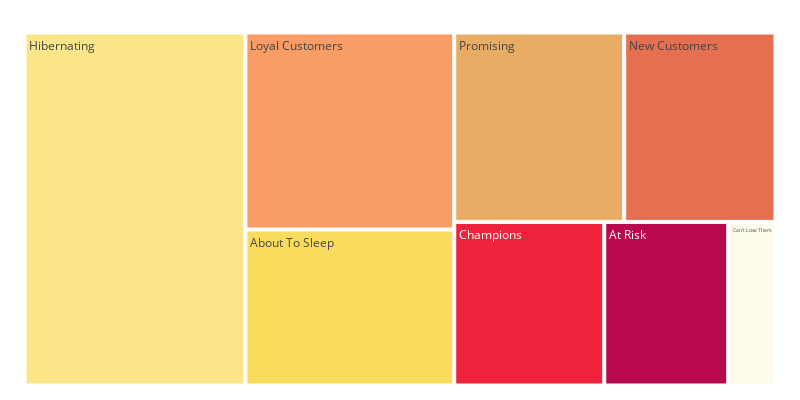

Source (notebook cell):
### Markdown cell above
<div class="alert alert-warning">
<b>Insight 7. </b><br>
<br>
• 核心顧客(Champions、Loyal Customers、Potential Loyalists)：近期剛買完且消費頻率屬中上，針對高活躍的核心顧客，建議可以根據常買的商品推出「定期購服務」，或是「個性化推薦」的訊息作為互動方式。<br>
• 新顧客(New Customers)：因為消費者最近剛完成購買，短時間內不一定會有回購需求，為了提升新客的黏著度變成核心客群，可以在策略上以「建立與顧客的接觸點」，讓客人可以透過社群接收到產品資訊、會員活動等。<br>
• 久沒來的老顧客(Can't Lose Them)：曾經消費頻率高的顧客，但已經有段時間沒來消費了，這群客人的溝通成本較低，可以利用補貨提醒的方式搭配相關折價券，觀察回購成果，因為不希望讓他們變成流失客群，後續可以針對沒回購的客人了解不回購的原因。<br>
• 冬眠(流失)的顧客(Hibernating)：距上次消費間隔已久且消費頻率最低，可視為「一次性消費者」。可以先了解顧客在過往購物體驗上是否遇到不滿的狀況，建議提供較高的折扣重新邀請顧客使用優化後的服務。<br>
</div>

### Code cell
#利用 treemap 呈現每個分組的顧客數量
colors=['#fae588','#f79d65','#f9dc5c','#e8ac65','#e76f51','#ef233c','#b7094c']
fig = px.treemap(rfm_dt_segnum, path=['Segment'],values='Customer Number', width=800, height=400)
fig.update_layout(
    treemapcolorway = colors, #defines the colors in the treemap
    margin = dict(t=10, l=20, r=20, b=10))
fig.show()

### Figure 1 — Plotly figure (JSON) as saved in the notebook; plotly's stock layout.template omitted (floating-point values rounded to 4 significant figures)
{"data": [{"branchvalues": "total", "domain": {"x": [0, 1], "y": [0, 1]}, "hovertemplate": "labels=%{label}<br>Customer Number=%{value}<br>parent=%{parent}<br>id=%{id}<extra></extra>", "ids": ["About To Sleep", "At Risk", "Can't Lose Them", "Champions", "Hibernating", "Loyal Customers", "New Customers", "Promising"], "labels": ["About To Sleep", "At Risk", "Can't Lose Them", "Champions", "Hibernating", "Loyal Customers", "New Customers", "Promising"], "name": "", "parents": ["", "", "", "", "", "", "", ""], "type": "treemap", "values": [9849, 6131, 2337, 7418, 23565, 12434, 8660, 9727]}], "layout": {"height": 400, "legend": {"tracegroupgap": 0}, "margin": {"b": 10, "l": 20, "r": 20, "t": 10}, "treemapcolorway": ["#fae588", "#f79d65", "#f9dc5c", "#e8ac65", "#e76f51", "#ef233c", "#b7094c"], "width": 800}}
